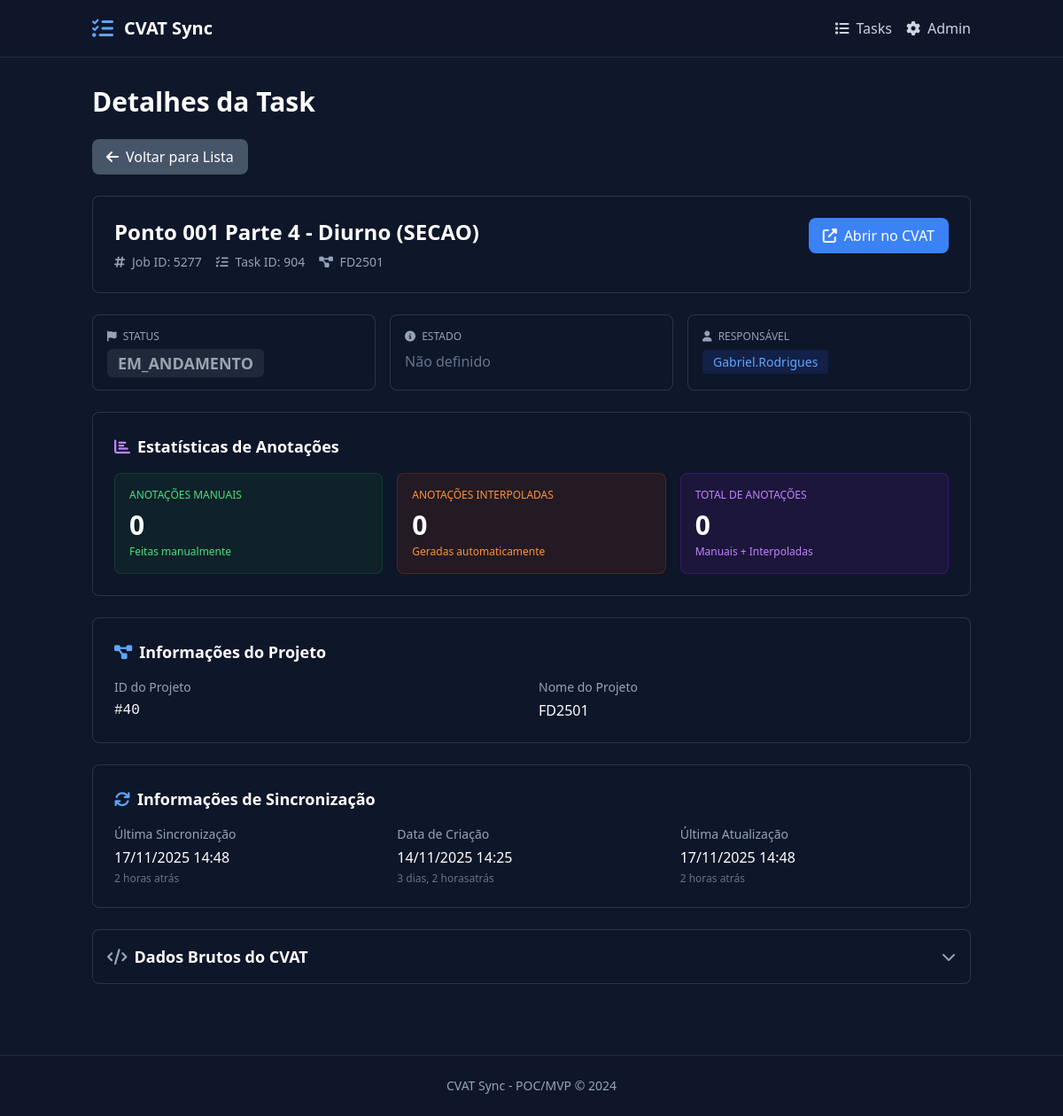
/cvat/2029/, run on the app's committed database.
### cvat_sync/models.py (models this page shows, shortened)
class CVATTask(models.Model):
    cvat_task_id = models.IntegerField(
        verbose_name="CVAT Task ID",
        help_text="ID da task no CVAT"
    )
    cvat_job_id = models.IntegerField(
        verbose_name="CVAT Job ID",
        help_text="ID do job no CVAT",
        unique=True
    )
    project_id = models.IntegerField(
        verbose_name="Project ID",
        null=True,
        blank=True,
        help_text="ID do projeto no CVAT"
    )
    project_name = models.CharField(
        max_length=255,
        verbose_name="Nome do Projeto",
        null=True,
        blank=True
    )
    task_name = models.CharField(
        max_length=255,
        verbose_name="Nome da Task"
    )
    assignee = models.CharField(
        max_length=100,
        verbose_name="Responsável",
        null=True,
        blank=True,
        help_text="Username do responsável no CVAT"
    )
    responsavel = models.ManyToManyField(
        User,
        related_name='assigned_tasks',
        blank=True,
        verbose_name="Responsáveis",
        help_text="Usuários responsáveis por esta task"
    )
    cvat_status = models.CharField(
        max_length=50,
        verbose_name="Status CVAT",
        null=True,
        blank=True,
        help_text="Status original do job no CVAT (new, validation, completed, etc.)"
    )
    stage = models.CharField(
        max_length=50,
        verbose_name="Etapa",
        null=True,
        blank=True,
        help_text="Etapa do workflow (annotation, validation, acceptance)"
    )
    cvat_state = models.CharField(
        max_length=50,
        verbose_name="Estado CVAT",
        null=True,
        blank=True,
        help_text="Estado original de progresso do job no CVAT (in progress, completed, etc.)"
    )
    STATUS_CHOICES = [
        ('pendente', 'Pendente'),
        ('em_andamento', 'Em Andamento'),
        ('conferindo', 'Conferindo'),
        ('feito', 'Feito'),
        ('revisado', 'Revisado'),
    ]
    status = models.CharField(
        max_length=50,
        choices=STATUS_CHOICES,
        default='pendente',
        verbose_name="Status",
        help_text="Status atual da task no sistema"
    )
    manual_override = models.BooleanField(
        default=False,
        verbose_name="Override Manual",
        help_text="Se True, status não será sobrescrito pelo webhook do CVAT"
    )
    data_inicio = models.DateField(
        null=True,
        blank=True,
        verbose_name="Data de Início",
        help_text="Data de início da task"
    )
    data_conclusao = models.DateTimeField(
        null=True,
        blank=True,
        verbose_name="Data de Conclusão",
        help_text="Data e hora de conclusão da task"
    )
    manual_annotations = models.IntegerField(
        default=0,
        verbose_name="Anotações Manuais",
        help_text="Total de anotações feitas manualmente"
    )
    interpolated_annotations = models.IntegerField(
        default=0,
        verbose_name="Anotações Interpoladas",
        help_text="Total de anotações interpoladas automaticamente"
    )
    total_annotations = models.IntegerField(
        default=0,
        verbose_name="Total de Anotações",
        help_text="Total de anotações (manuais + interpoladas)"
    )
    cvat_url = models.URLField(
        max_length=500,
        verbose_name="URL do CVAT",
        null=True,
        blank=True,
        help_text="Link direto para a task no CVAT"
    )
    cvat_data = models.JSONField(
        verbose_name="Dados do CVAT",
        null=True,
        blank=True,
        help_text="Payload completo do CVAT para referência"
    )
    last_synced_at = models.DateTimeField(
        verbose_name="Última Sincronização",
        auto_now=False,  # FIX: Manual update only (not on every save)
        default=timezone.now,  # Default on creation
        help_text="Data e hora da última sincronização"
    )
    created_at = models.DateTimeField(
        verbose_name="Data de Criação",
        auto_now_add=True
    )
    updated_at = models.DateTimeField(
        verbose_name="Data de Atualização",
        auto_now=True
    )
    class Meta:
        verbose_name = "CVAT Task"
        verbose_name_plural = "CVAT Tasks"
        ordering = ["-cvat_job_id"]  # Jobs mais recentes primeiro (IDs maiores = mais novos)
        indexes = [
            models.Index(fields=["cvat_task_id", "cvat_job_id"]),
            models.Index(fields=["project_id"]),
            models.Index(fields=["assignee"]),
            models.Index(fields=["status"]),
        ]

### cvat_sync/views.py (the view)
# urls.py: path("<int:pk>/", CVATTaskDetailView.as_view(), name="cvat_task_detail"),
class CVATTaskDetailView(DetailView):
    model = CVATTask
    template_name = "cvat_sync/task_detail.html"
    context_object_name = "task"

### template/cvat_sync/task_detail.html (shortened to what this page needs)
{% extends 'base.html' %}
{% load humanize %}
{% block page_title %}Detalhes da Task{% endblock %}
{% block content %}
<div class="space-y-6">
    <div>
        <a href="{% url 'cvat_task_list' %}" class="btn btn-secondary">
            <i class="fas fa-arrow-left"></i>
            Voltar para Lista
        </a>
    </div>
    <div class="card p-6">
        <div class="flex items-start justify-between">
            <div>
                <h3 class="text-2xl font-bold text-white mb-2">{{ task.task_name }}</h3>
                <div class="flex items-center gap-4 text-sm text-slate-400">
                    <span><i class="fas fa-hashtag mr-1"></i> Job ID: {{ task.cvat_job_id }}</span>
                    <span><i class="fas fa-tasks mr-1"></i> Task ID: {{ task.cvat_task_id }}</span>
                    {% if task.project_name %}
                    <span><i class="fas fa-project-diagram mr-1"></i> {{ task.project_name }}</span>
                    {% endif %}
                </div>
            </div>
            {% if task.cvat_url %}
            <a href="{{ task.cvat_url }}" target="_blank" class="btn btn-primary">
                <i class="fas fa-external-link-alt"></i>
                Abrir no CVAT
            </a>
            {% endif %}
        </div>
    </div>
    <div class="grid grid-cols-1 md:grid-cols-3 gap-4">
        <div class="card p-4">
            <p class="text-slate-400 text-xs font-medium uppercase mb-2">
                <i class="fas fa-flag mr-1"></i> Status
            </p>
            {% if task.status %}
                <span class="badge {% if task.status == 'completed' %}badge-completed{% elif task.status == 'validation' %}badge-validation{% elif task.status == 'annotation' %}badge-annotation{% else %}badge-new{% endif %} text-lg">
                    {{ task.status }}
                </span>
            {% else %}
                <span class="text-slate-500">Não definido</span>
            {% endif %}
        </div>
        <div class="card p-4">
            <p class="text-slate-400 text-xs font-medium uppercase mb-2">
                <i class="fas fa-info-circle mr-1"></i> Estado
            </p>
            {% if task.state %}
                <span class="text-white text-lg font-medium">{{ task.state }}</span>
            {% else %}
                <span class="text-slate-500">Não definido</span>
            {% endif %}
        </div>
        <div class="card p-4">
            <p class="text-slate-400 text-xs font-medium uppercase mb-2">
                <i class="fas fa-user mr-1"></i> Responsável
            </p>
            {% if task.assignee %}
                <span class="px-3 py-1 bg-blue-900/30 text-blue-400 rounded text-sm font-medium">
                    {{ task.assignee }}
                </span>
            {% else %}
                <span class="text-slate-500">Não atribuído</span>
            {% endif %}
        </div>
    </div>
    <div class="card p-6">
        <h4 class="text-lg font-semibold text-white mb-4 flex items-center gap-2">
            <i class="fas fa-chart-bar text-purple-400"></i>
            Estatísticas de Anotações
        </h4>
        <div class="grid grid-cols-1 md:grid-cols-3 gap-4">
            <div class="bg-green-900/20 border border-green-700/30 rounded-lg p-4">
                <p class="text-green-400 text-xs font-medium uppercase mb-2">Anotações Manuais</p>
                <p class="text-3xl font-bold text-white">{{ task.manual_annotations|intcomma }}</p>
                <p class="text-green-400 text-xs mt-1">Feitas manualmente</p>
            </div>
            <div class="bg-orange-900/20 border border-orange-700/30 rounded-lg p-4">
                <p class="text-orange-400 text-xs font-medium uppercase mb-2">Anotações Interpoladas</p>
                <p class="text-3xl font-bold text-white">{{ task.interpolated_annotations|intcomma }}</p>
                <p class="text-orange-400 text-xs mt-1">Geradas automaticamente</p>
            </div>
            <div class="bg-purple-900/20 border border-purple-700/30 rounded-lg p-4">
                <p class="text-purple-400 text-xs font-medium uppercase mb-2">Total de Anotações</p>
                <p class="text-3xl font-bold text-white">{{ task.total_annotations|intcomma }}</p>
                <p class="text-purple-400 text-xs mt-1">Manuais + Interpoladas</p>
            </div>
        </div>
    </div>
    {% if task.project_id %}
    <div class="card p-6">
        <h4 class="text-lg font-semibold text-white mb-4 flex items-center gap-2">
            <i class="fas fa-project-diagram text-blue-400"></i>
            Informações do Projeto
        </h4>
        <div class="grid grid-cols-1 md:grid-cols-2 gap-4">
            <div>
                <p class="text-slate-400 text-sm mb-1">ID do Projeto</p>
                <p class="text-white font-mono">#{{ task.project_id }}</p>
            </div>
            <div>
                <p class="text-slate-400 text-sm mb-1">Nome do Projeto</p>
                <p class="text-white">{{ task.project_name|default:"Não disponível" }}</p>
            </div>
        </div>
    </div>
    {% endif %}
    <div class="card p-6">
        <h4 class="text-lg font-semibold text-white mb-4 flex items-center gap-2">
            <i class="fas fa-sync text-blue-400"></i>
            Informações de Sincronização
        </h4>
        <div class="grid grid-cols-1 md:grid-cols-3 gap-4">
            <div>
                <p class="text-slate-400 text-sm mb-1">Última Sincronização</p>
                <p class="text-white">{{ task.last_synced_at|date:"d/m/Y H:i" }}</p>
                <p class="text-slate-500 text-xs mt-1">{{ task.last_synced_at|naturaltime }}</p>
            </div>
            <div>
                <p class="text-slate-400 text-sm mb-1">Data de Criação</p>
                <p class="text-white">{{ task.created_at|date:"d/m/Y H:i" }}</p>
                <p class="text-slate-500 text-xs mt-1">{{ task.created_at|naturaltime }}</p>
            </div>
            <div>
                <p class="text-slate-400 text-sm mb-1">Última Atualização</p>
                <p class="text-white">{{ task.updated_at|date:"d/m/Y H:i" }}</p>
                <p class="text-slate-500 text-xs mt-1">{{ task.updated_at|naturaltime }}</p>
            </div>
        </div>
    </div>
    <div class="card">
        <button type="button"
                onclick="document.getElementById('raw-data').classList.toggle('hidden')"
                class="w-full p-4 text-left flex items-center justify-between hover:bg-slate-800/40 transition-colors">
            <h4 class="text-lg font-semibold text-white flex items-center gap-2">
                <i class="fas fa-code text-slate-400"></i>
                Dados Brutos do CVAT
            </h4>
            <i class="fas fa-chevron-down text-slate-400"></i>
        </button>
    </div>
</div>
{% endblock %}

### template/base.html (style rules this page uses)
body { background-color: #0f172a; color: #e2e8f0; }
.card { background-color: rgba(15, 23, 42, 0.7); border: 1px solid rgba(71, 85, 105, 0.5); border-radius: 0.5rem; }
.btn { padding: 0.5rem 1rem; border-radius: 0.5rem; font-weight: 500; transition: all 0.2s; display: inline-flex; align-items: center; gap: 0.5rem; }
.btn-primary { background-color: #3b82f6; color: white; }
.btn-secondary { background-color: #475569; color: white; }
.badge { padding: 0.25rem 0.75rem; border-radius: 0.375rem; font-size: 0.75rem; font-weight: 600; text-transform: uppercase; }
.badge-new { background-color: rgba(107, 114, 128, 0.2); color: #9ca3af; }

### data on the page
CVATTask: task_name "Ponto 001 Parte 4 - Diurno (SECAO)", cvat_job_id "5277", cvat_task_id "904", project_name "FD2501", status "EM_ANDAMENTO", assignee "Gabriel.Rodrigues", manual_annotations "0", interpolated_annotations "0", total_annotations "0", project_id "40", last_synced_at "17/11/2025 14:48", last_synced_at "2 horas atrás", created_at "14/11/2025 14:25", created_at "3 dias, 2 horasatrás", updated_at "17/11/2025 14:48", updated_at "2 horas atrás"
